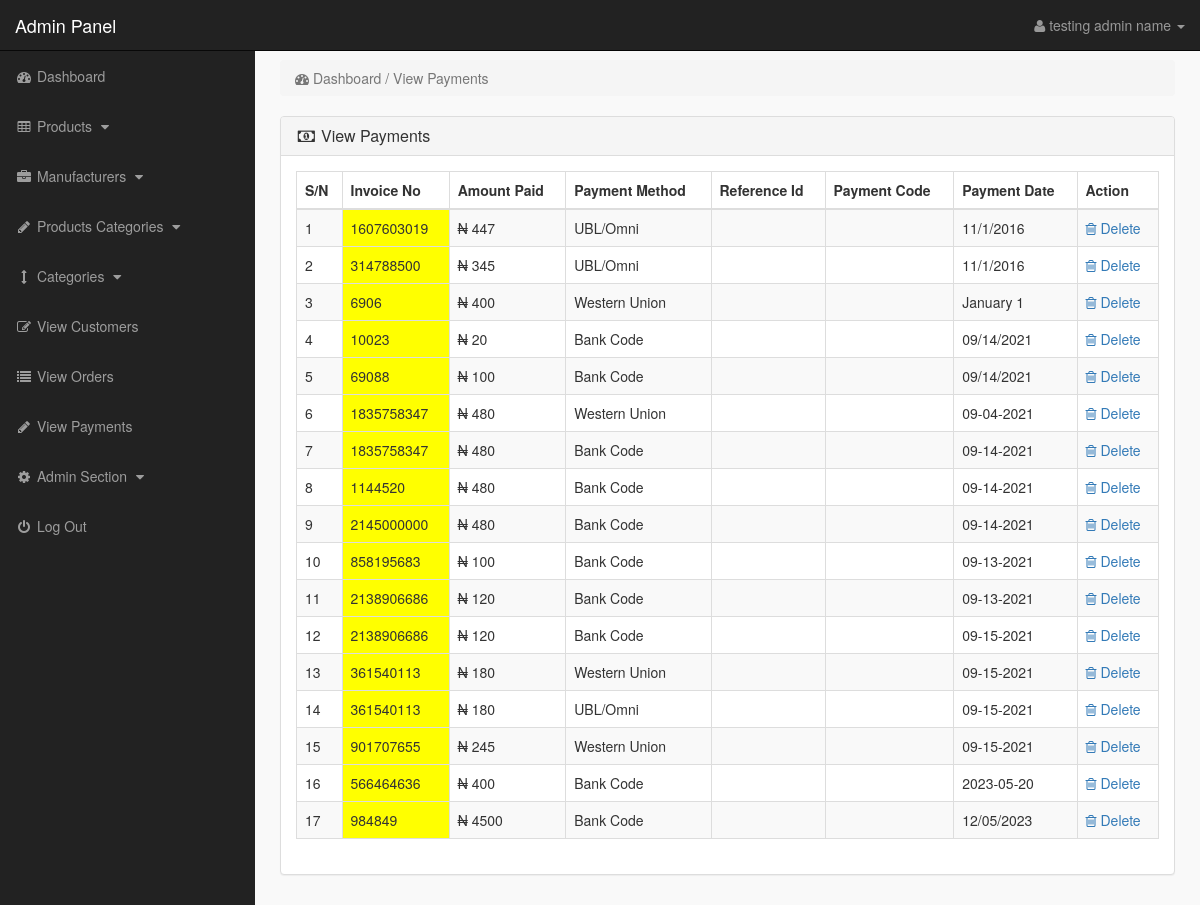
The app's page /admin_area/index.php?view_payments (signed in) with its own data.
### tables this page shows
CREATE TABLE `payments` (
  `payment_id` int(10) NOT NULL,
  `invoice_no` int(10) NOT NULL,
  `amount` int(10) NOT NULL,
  `payment_mode` text NOT NULL,
  `payment_date` text NOT NULL
);

### admin_area/view_payments.php (the view)
<?php
if(!isset($_SESSION['admin_email'])){
echo "<script>window.open('login.php','_self')</script>";
}
else {
?>
<div class="row">
<div class="col-lg-12">
<ol class="breadcrumb">
<li class="active">
<i class="fa fa-dashboard"></i> Dashboard / View Payments
</li>
</ol>
</div>
</div>
<div class="row">
<div class="col-lg-12">
<div class="panel panel-default">
<div class="panel-heading">
<h3 class="panel-title">
<i class="fa fa-money fa-fw"> </i> View Payments
</h3>
</div>
<div class="panel-body">
<div class="table-responsive">
<table class="table table-hover table-bordered table-striped">
<thead>
<tr>
<th>S/N</th>
<th>Invoice No</th>
<th>Amount Paid</th>
<th>Payment Method</th>
<th>Reference Id</th>
<th>Payment Code</th>
<th>Payment Date</th>
<th>Action</th>
</tr>
</thead>
<tbody>
<?php
$i = 0;
$get_payments = "select * from payments";
$run_payments = mysqli_query($con,$get_payments);
while($row_payments = mysqli_fetch_array($run_payments)){
$payment_id = $row_payments['payment_id'];
$invoice_no = $row_payments['invoice_no'];
$amount = $row_payments['amount'];
$payment_mode = $row_payments['payment_mode'];
$ref_no = $row_payments['ref_no'];
$code = $row_payments['code'];
$payment_date = $row_payments['payment_date'];
$i++;
?>
<tr>
<td><?php echo $i; ?></td>
<td bgcolor="yellow" ><?php echo $invoice_no; ?></td>
<td><span style='text-decoration-line: line-through; text-decoration-style: double;'>N</span> <?php echo $amount; ?></td>
<td><?php echo $payment_mode; ?></td>
<td><?php echo $ref_no; ?></td>
<td><?php echo $code; ?></td>
<td><?php echo $payment_date; ?></td>
<td>
<a href="index.php?payment_delete=<?php echo $payment_id; ?>" >
<i class="fa fa-trash-o" ></i> Delete
</a>
</td>
</tr>
<?php } ?>
</tbody>
</table>
</div>
</div>
</div>
</div>
</div>
<?php } ?>

### admin_area/includes/sidebar.php (shortened to what this page needs)
<?php
if(!isset($_SESSION['admin_email'])){
echo "<script>window.open('login.php','_self')</script>";
}
else {
?>
<nav class="navbar navbar-inverse navbar-fixed-top" >
<div class="navbar-header" >
<a class="navbar-brand" href="index.php?dashboard" >Admin Panel</a>
</div>
<ul class="nav navbar-right top-nav" >
<li class="dropdown" >
<a href="#" class="dropdown-toggle" data-toggle="dropdown" >
<i class="fa fa-user" ></i>
<?php echo $admin_name; ?> <b class="caret" ></b>
</a>
</li>
</ul>
<div class="collapse navbar-collapse navbar-ex1-collapse">
<ul class="nav navbar-nav side-nav">
<li>
<a href="index.php?dashboard">
<i class="fa fa-fw fa-dashboard"></i> Dashboard
</a>
</li>
<li>
<a href="#" data-toggle="collapse" data-target="#products">
<i class="fa fa-fw fa-table"></i> Products
<i class="fa fa-fw fa-caret-down"></i>
</a>
</li>
<li>
<a href="#" data-toggle="collapse" data-target="#manufacturers">
<i class="fa fa-fw fa-briefcase"></i> Manufacturers
<i class="fa fa-fw fa-caret-down"></i>
</a>
</li>
<li>
<a href="#" data-toggle="collapse" data-target="#p_cat">
<i class="fa fa-fw fa-pencil"></i> Products Categories
<i class="fa fa-fw fa-caret-down"></i>
</a>
</li>
<li>
<a href="#" data-toggle="collapse" data-target="#cat">
<i class="fa fa-fw fa-arrows-v"></i> Categories
<i class="fa fa-fw fa-caret-down"></i>
</a>
</li>
<li>
<a href="index.php?view_customers">
<i class="fa fa-fw fa-edit"></i> View Customers
</a>
</li>
<li>
<a href="index.php?view_orders">
<i class="fa fa-fw fa-list"></i> View Orders
</a>
</li>
<li>
<a href="index.php?view_payments">
<i class="fa fa-fw fa-pencil"></i> View Payments
</a>
</li>
<li>
<a href="#" data-toggle="collapse" data-target="#users">
<i class="fa fa-fw fa-gear"></i> Admin Section
<i class="fa fa-fw fa-caret-down"></i>
</a>
</li>
<li>
<a href="logout.php">
<i class="fa fa-fw fa-power-off"></i> Log Out
</a>
</li>
</ul>
</div>
</nav>
<?php } ?>

### admin_area/css/style.css (style rules this page uses)
body { margin-top:100px; }
@media (min-width: 768px) { body { margin-top:50px; } }
.top-nav { padding:0 15px; }
.top-nav>li { display:inline-block; float:left; }
.top-nav>li>a { padding-top:15px; padding-bottom:15px; line-height:20px; color:#999; }
@media (min-width: 768px) { .side-nav { position:fixed; top:51px; width:255px; border-radius:0; overflow-y:auto; background-color: #222; bottom:0; overflow-x:hidden; padding-bottom:40px; } }
@media (min-width: 768px) { .side-nav>li>a { width:255px; } }
.panel-body { border-radius:5px; }

### records on screen
payments: invoice_no "1607603019", amount "447", payment_mode "UBL/Omni", payment_date "11/1/2016"
payments: invoice_no "314788500", amount "345", payment_mode "UBL/Omni", payment_date "11/1/2016"
payments: invoice_no "6906", amount "400", payment_mode "Western Union", payment_date "January 1"
payments: invoice_no "10023", amount "20", payment_mode "Bank Code", payment_date "09/14/2021"
payments: invoice_no "69088", amount "100", payment_mode "Bank Code", payment_date "09/14/2021"
payments: invoice_no "1835758347", amount "480", payment_mode "Western Union", payment_date "09-04-2021"
payments: invoice_no "1835758347", amount "480", payment_mode "Bank Code", payment_date "09-14-2021"
payments: invoice_no "1144520", amount "480", payment_mode "Bank Code", payment_date "09-14-2021"
payments: invoice_no "2145000000", amount "480", payment_mode "Bank Code", payment_date "09-14-2021"
payments: invoice_no "858195683", amount "100", payment_mode "Bank Code", payment_date "09-13-2021"
payments: invoice_no "2138906686", amount "120", payment_mode "Bank Code", payment_date "09-13-2021"
payments: invoice_no "2138906686", amount "120", payment_mode "Bank Code", payment_date "09-15-2021"
payments: invoice_no "361540113", amount "180", payment_mode "Western Union", payment_date "09-15-2021"
payments: invoice_no "361540113", amount "180", payment_mode "UBL/Omni", payment_date "09-15-2021"
payments: invoice_no "901707655", amount "245", payment_mode "Western Union", payment_date "09-15-2021"
payments: invoice_no "566464636", amount "400", payment_mode "Bank Code", payment_date "2023-05-20"
payments: invoice_no "984849", amount "4500", payment_mode "Bank Code", payment_date "12/05/2023"

### other values on screen
$admin_name "testing admin name"
